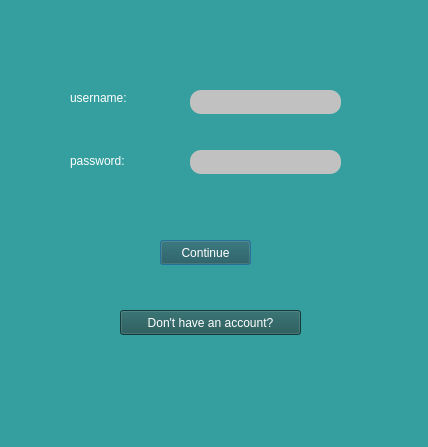
<?xml version="1.0" encoding="UTF-8"?>
<ui version="4.0">
 <class>login</class>
 <widget class="QDialog" name="login">
  <property name="geometry">
   <rect>
    <x>0</x>
    <y>0</y>
    <width>428</width>
    <height>447</height>
   </rect>
  </property>
  <property name="windowTitle">
   <string>Dialog</string>
  </property>
  <property name="styleSheet">
   <string notr="true">background-color: rgb(53, 158, 158);</string>
  </property>
  <widget class="QPushButton" name="profile_button">
   <property name="geometry">
    <rect>
     <x>160</x>
     <y>240</y>
     <width>91</width>
     <height>25</height>
    </rect>
   </property>
   <property name="styleSheet">
    <string notr="true">color: rgb(255, 255, 255);
background-color: rgb(28, 83, 83);</string>
   </property>
   <property name="text">
    <string>Continue</string>
   </property>
  </widget>
  <widget class="QPushButton" name="pushButton">
   <property name="geometry">
    <rect>
     <x>120</x>
     <y>310</y>
     <width>181</width>
     <height>25</height>
    </rect>
   </property>
   <property name="styleSheet">
    <string notr="true">color: rgb(255, 255, 255);
background-color: rgb(28, 83, 83);</string>
   </property>
   <property name="text">
    <string>Don't have an account?</string>
   </property>
  </widget>
  <widget class="QLineEdit" name="username_line_edit">
   <property name="geometry">
    <rect>
     <x>190</x>
     <y>90</y>
     <width>151</width>
     <height>24</height>
    </rect>
   </property>
   <property name="styleSheet">
    <string notr="true">background-color: rgb(193, 193, 193);
color: rgb(36, 36, 36);
border-radius: 11px;</string>
   </property>
  </widget>
  <widget class="QLineEdit" name="password_line_edit">
   <property name="geometry">
    <rect>
     <x>190</x>
     <y>150</y>
     <width>151</width>
     <height>24</height>
    </rect>
   </property>
   <property name="styleSheet">
    <string notr="true">background-color: rgb(193, 193, 193);
color: rgb(36, 36, 36);
border-radius: 11px;</string>
   </property>
   <property name="echoMode">
    <enum>QLineEdit::Password</enum>
   </property>
  </widget>
  <widget class="QLabel" name="username_label">
   <property name="geometry">
    <rect>
     <x>70</x>
     <y>90</y>
     <width>101</width>
     <height>16</height>
    </rect>
   </property>
   <property name="styleSheet">
    <string notr="true">font: 75 12pt &quot;MS Shell Dlg 2&quot;;
color: rgb(255, 255, 255);</string>
   </property>
   <property name="text">
    <string>username:</string>
   </property>
  </widget>
  <widget class="QLabel" name="password_label">
   <property name="geometry">
    <rect>
     <x>70</x>
     <y>150</y>
     <width>101</width>
     <height>21</height>
    </rect>
   </property>
   <property name="styleSheet">
    <string notr="true">font: 75 12pt &quot;MS Shell Dlg 2&quot;;
color: rgb(255, 255, 255);</string>
   </property>
   <property name="text">
    <string>password:</string>
   </property>
  </widget>
 </widget>
 <resources/>
 <connections/>
</ui>
